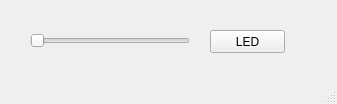
<?xml version="1.0" encoding="UTF-8"?>
<ui version="4.0">
 <class>MainWindow</class>
 <widget class="QMainWindow" name="MainWindow">
  <property name="geometry">
   <rect>
    <x>0</x>
    <y>0</y>
    <width>337</width>
    <height>104</height>
   </rect>
  </property>
  <property name="windowTitle">
   <string>MainWindow</string>
  </property>
  <widget class="QWidget" name="centralwidget">
   <widget class="QSlider" name="sld_led">
    <property name="geometry">
     <rect>
      <x>30</x>
      <y>30</y>
      <width>160</width>
      <height>22</height>
     </rect>
    </property>
    <property name="maximum">
     <number>255</number>
    </property>
    <property name="orientation">
     <enum>Qt::Horizontal</enum>
    </property>
   </widget>
   <widget class="QPushButton" name="btn_led">
    <property name="geometry">
     <rect>
      <x>210</x>
      <y>30</y>
      <width>75</width>
      <height>23</height>
     </rect>
    </property>
    <property name="text">
     <string>LED</string>
    </property>
   </widget>
  </widget>
  <widget class="QMenuBar" name="menubar">
   <property name="geometry">
    <rect>
     <x>0</x>
     <y>0</y>
     <width>337</width>
     <height>21</height>
    </rect>
   </property>
  </widget>
  <widget class="QStatusBar" name="statusbar"/>
 </widget>
 <resources/>
 <connections/>
</ui>
